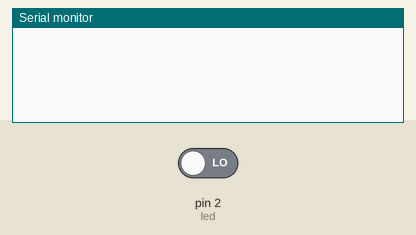
Bench run of a sketch on a simulated Arduino Uno, built with avr-gcc and run on an emulated ATmega328P. Shown: the last lines printed to the serial monitor. Inputs (shaded band) come from the test bench; at power-on: pin 2 (led) LOW.

Above: at 1.2 s.
1.3 s: pin 2 (led) driven HIGH
At 2.1 s:
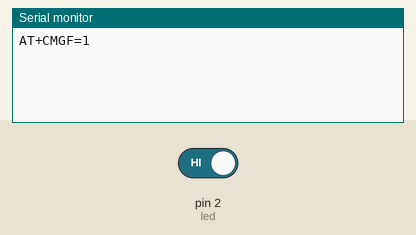
At 4.8 s:
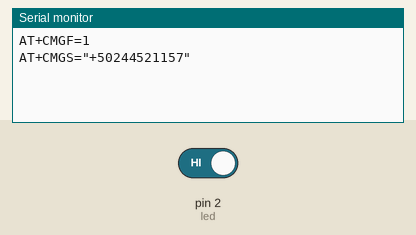

The sketch:

arbol_bueno_fin.ino
```cpp
char phone_no[]="+50244521157";
int led=2;
void setup() {
  pinMode(led,INPUT);
  Serial.begin (9600);
}
void loop()
{

  if(digitalRead (led)== HIGH)

{
 Serial.begin(9600);
delay(300);

Serial.println("AT+CMGF=1");
delay(2000);
Serial.print("AT+CMGS=\"");
Serial.print(phone_no);
Serial.write(0x22);
Serial.write(0x0D);  // hex equivalent of Carraige return
Serial.write(0x0A);  // hex equivalent of newline
delay(2000);
Serial.print("La seccion C del bosque, esta en posible amenaza");
delay(500);
Serial.println (char(26));//the ASCII code of the ctrl+z is 26
}
}
```

Measured:
- after the input at 1.3 s, the serial monitor: prints a new line after 0.30 s (image 1)
